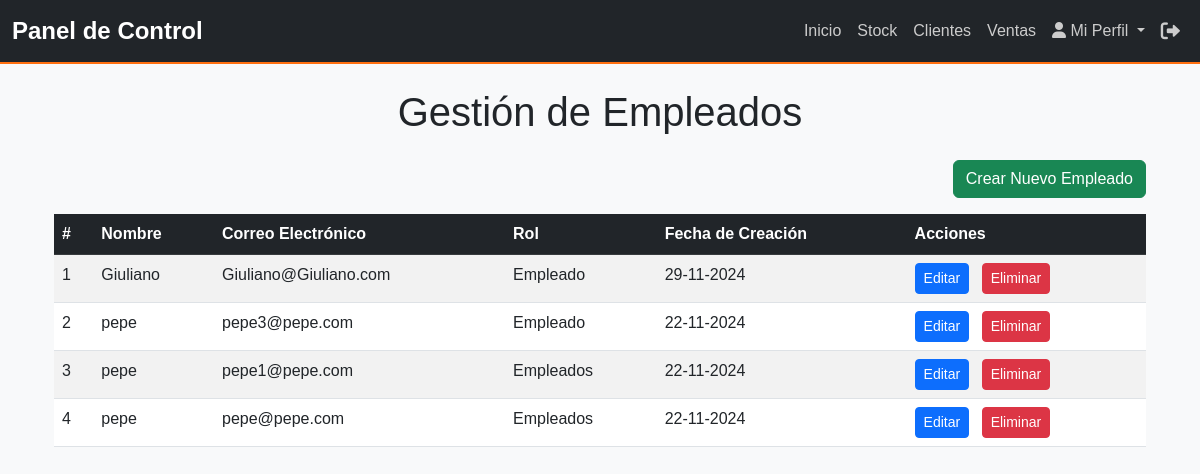
Screenshot of /gestion_empleados/ with the database file from the repository.
### myapp/models.py (models this page shows, shortened)
class Empleados(models.Model):
    ROLES = [
        ('Empleados', 'Empleados'),
        ('Encargado', 'Encargado'),
    ]
    user = models.ForeignKey(User, on_delete=models.CASCADE, related_name='empleados')  # Relación con el modelo User
    nombre = models.CharField(max_length=100)
    apellido = models.CharField(max_length=100)
    telefono = models.CharField(max_length=15)
    email = models.EmailField()
    fecha_creacion = models.DateTimeField(auto_now_add=True)
    rol = models.CharField(max_length=50, null=True, blank=True, default='Empleado')
    class Meta:
        verbose_name = "Empleados"
        verbose_name_plural = "Empleados"
        ordering = ['-fecha_creacion']

### myapp/views.py (the view)
# urls.py: path('gestion_empleados/', views.gestion_empleados, name='gestion_empleados'),
def gestion_empleados(request):
    empleados = Empleados.objects.all()
    return render(request, 'empleados/empleados_gestion.html', {'empleados': empleados})

### myapp/context_processors.py (called while the page is built, shortened)
def user_role(request):
    return {'role': 'Invitado'}

### myapp/templates/empleados/empleados_gestion.html (shortened to what this page needs)
{% extends 'base.html' %}
{% block content %}
<div class="container mt-4">
    <h1 class="text-center mb-4">Gestión de Empleados</h1>
    <div class="d-flex justify-content-end mb-3">
        <a href="{% url 'crear_empleado' %}" class="btn btn-success">
             Crear Nuevo Empleado
        </a>
    </div>
    <div class="table-responsive">
        <table class="table table-striped table-hover">
            <thead class="table-dark">
                <tr>
                    <th>#</th>
                    <th>Nombre</th>
                    <th>Correo Electrónico</th>
                    <th>Rol</th>
                    <th>Fecha de Creación</th>
                    <th>Acciones</th>
                </tr>
            </thead>
            <tbody>
                {% for empleado in empleados %}
                <tr>
                    <td>{{ forloop.counter }}</td>
                    <td>{{ empleado.nombre }}</td>
                    <td>{{ empleado.email }}</td>
                    <td>{{ empleado.rol }}</td>
                    <td>{{ empleado.fecha_creacion|date:"d-m-Y" }}</td>
                    <td>
                        <a href="{% url 'editar_empleado' empleado.id %}" class="btn btn-primary btn-sm me-2">
                             Editar
                        </a>
                        <form action="{% url 'eliminar_empleado' empleado.id %}" method="post" class="d-inline">
                            <button type="submit" class="btn btn-danger btn-sm" onclick="return confirm('¿Estás seguro de eliminar este empleado?');">
                                 Eliminar
                            </button>
                        </form>
                    </td>
                </tr>
                {% empty %}
                <tr>
                    <td colspan="6" class="text-center">No hay empleados registrados.</td>
                </tr>
                {% endfor %}
            </tbody>
        </table>
    </div>
</div>
{% endblock %}

### myapp/static/css/styles.css (style rules this page uses)
body { font-family: 'Arial', sans-serif; background-color: #cacbce; margin: 0; padding: 0; }

### rows the page displays
Empleados: nombre "Giuliano", email "Giuliano@Giuliano.com", rol "Empleado", fecha_creacion "29-11-2024"
Empleados: nombre "pepe", email "pepe3@pepe.com", rol "Empleado", fecha_creacion "22-11-2024"
Empleados: nombre "pepe", email "pepe1@pepe.com", rol "Empleados", fecha_creacion "22-11-2024"
Empleados: nombre "pepe", email "pepe@pepe.com", rol "Empleados", fecha_creacion "22-11-2024"
